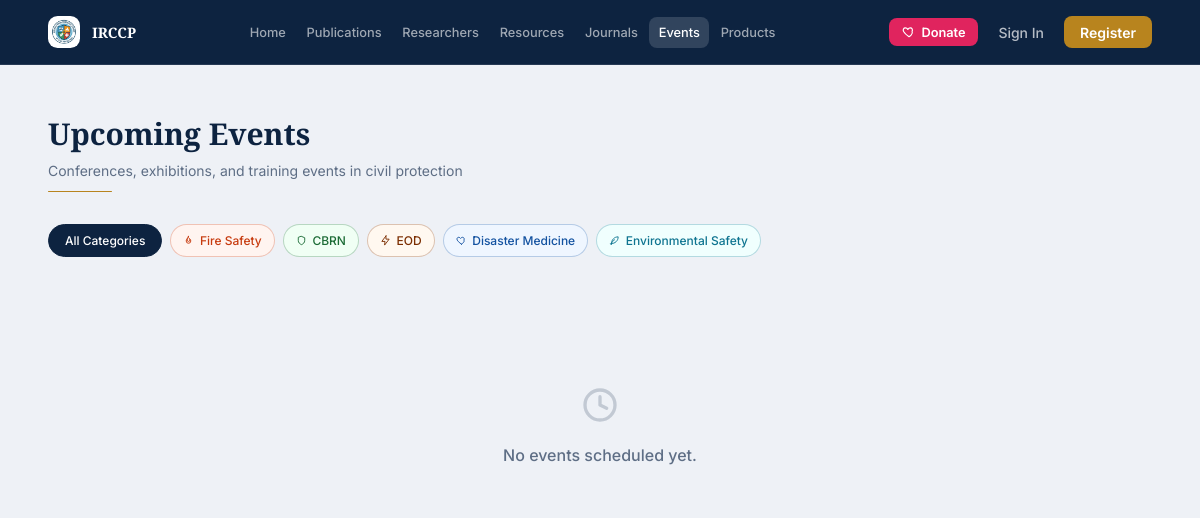
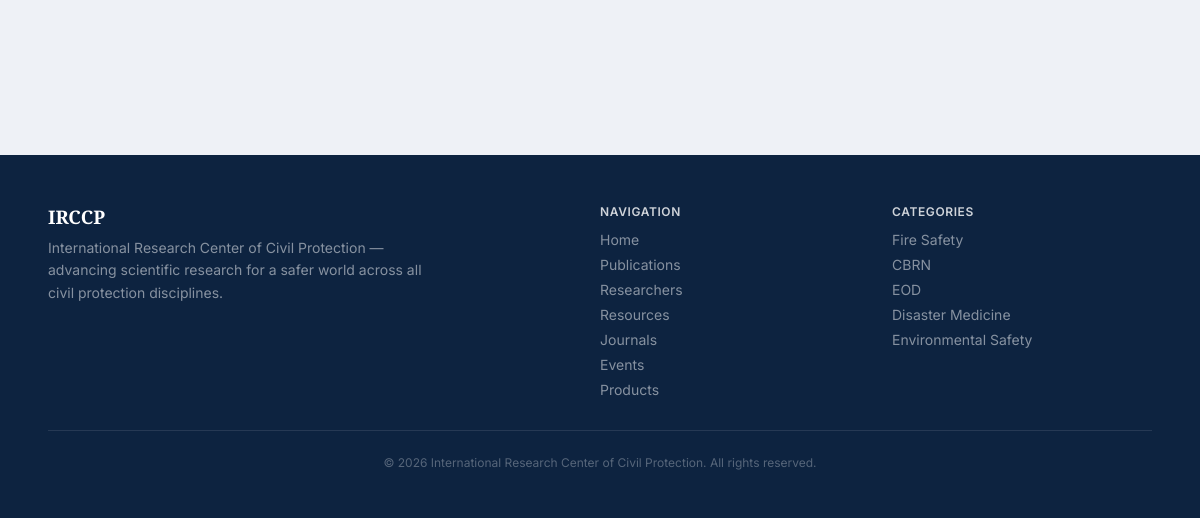
Page /events/ on the earlier database version (2 pictures, top to bottom).
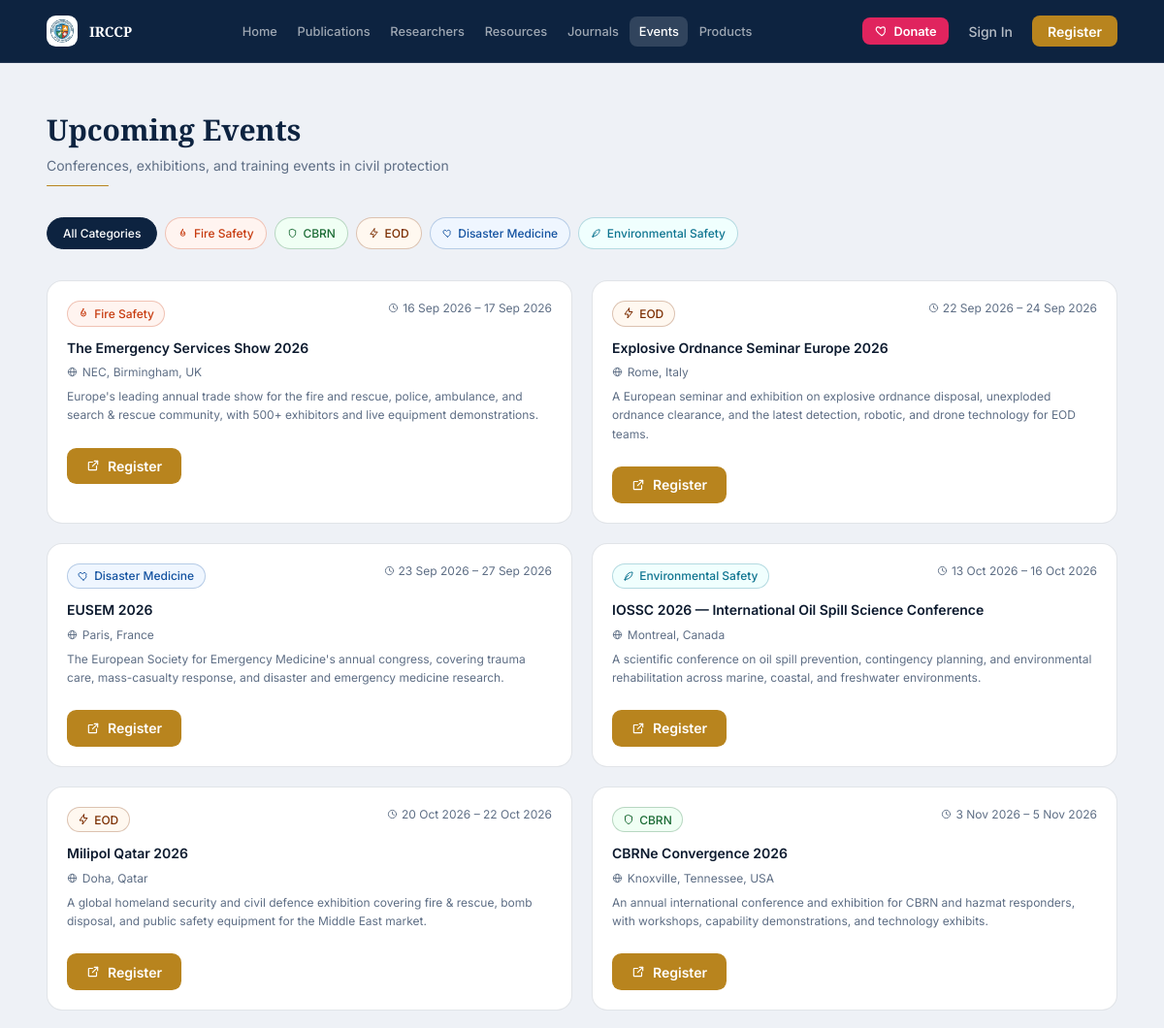
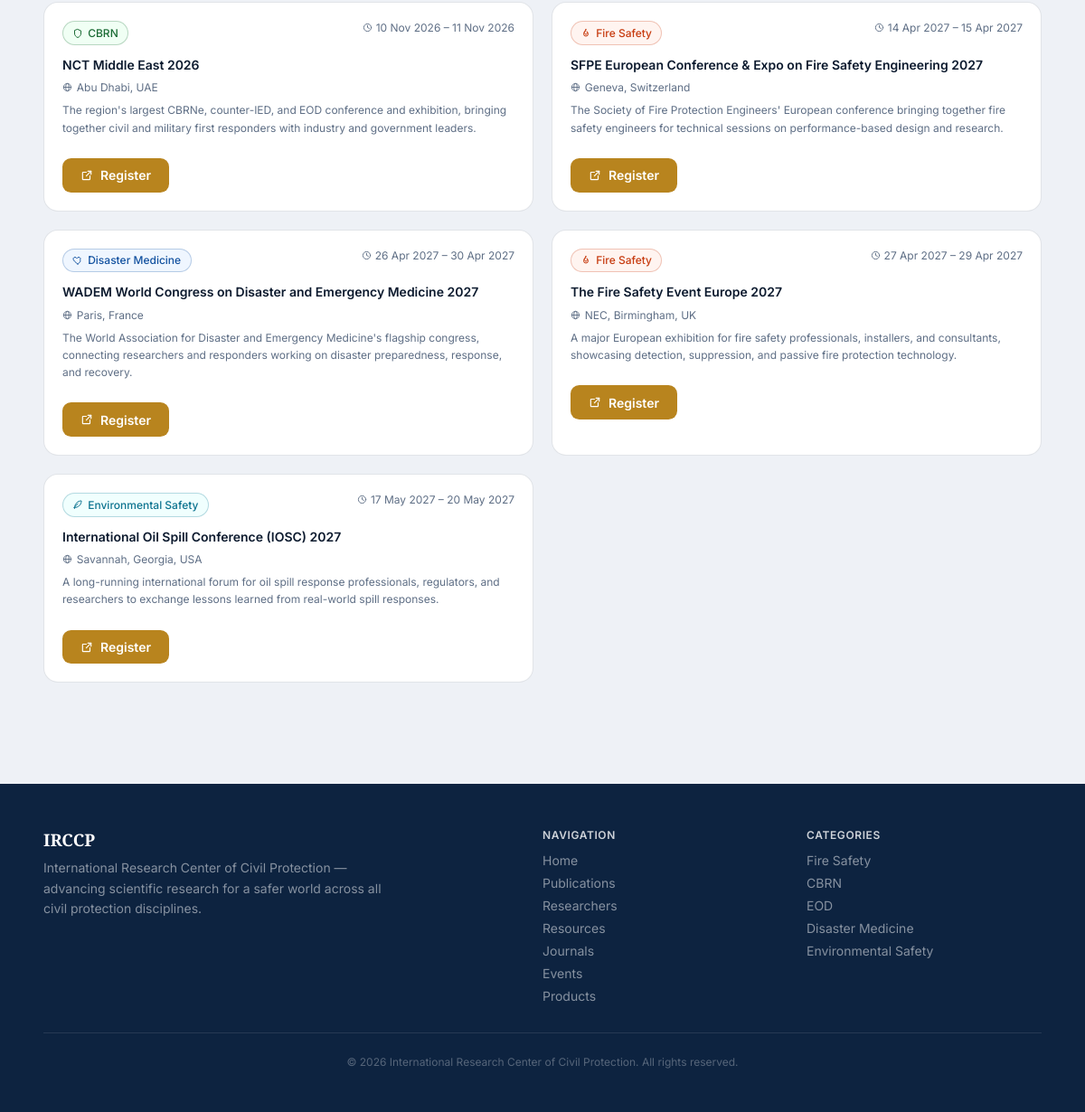
Same page on the later database version (2 pictures, top to bottom).
### core/models.py (models this page shows, shortened)
class Event(models.Model):
    title = models.CharField(max_length=255)
    date = models.DateField()
    end_date = models.DateField(blank=True, null=True, help_text="Leave blank for a single-day event.")
    location = models.CharField(max_length=255, blank=True)
    category = models.CharField(max_length=32, choices=Category.choices)
    desc = models.TextField("Description")
    registration_url = models.URLField("Registration / event page URL", blank=True)
    image = models.ImageField("Uploaded image", upload_to="event_images/", blank=True, null=True)
    image_url = models.URLField("External image URL", blank=True,
                                 help_text="Used if no file is uploaded above.")
    order = models.PositiveIntegerField(default=0, help_text="Lower numbers appear first (ties broken by date).")
    source_url = models.URLField(
        "Original source URL", blank=True, unique=False,
        help_text="Link to the original listing this event was imported from (used to avoid duplicate "
                   "imports). Left blank for manually-added events.")
    is_auto_imported = models.BooleanField(
        default=False, help_text="True if this event was pulled in automatically by the fetch_events job.")
    class Meta:
        ordering = ["date", "order"]
    @property
    def display_image(self):
        if self.image:
            return self.image.url
        return self.image_url

### core/views.py (the view)
# urls.py: path("events/", views.events, name="events"),
def events(request):
    cat = request.GET.get("cat", "").strip()
    qs = Event.objects.all()
    if cat:
        qs = qs.filter(category=cat)
    context = {"events": qs, "active_cat": cat, "categories": Category.choices,
               "category_config": CATEGORY_CONFIG}
    return render(request, "core/events.html", context)

### core/context_processors.py (called while the page is built)
def category_choices(request):
    return {"CATEGORY_CHOICES": Category.choices}

def donate_url(request):
    return {"DONATE_URL": settings.DONATE_URL}

### core/templatetags/core_extras.py (called while the page is built, shortened)
@register.simple_tag
def icon(name, size=16, cls=""):
    body = _ICONS.get(name, "")
    svg = (
        f'<svg xmlns="http://www.w3.org/2000/svg" width="{size}" height="{size}" '
        f'viewBox="0 0 24 24" fill="none" stroke="currentColor" stroke-width="2" '
        f'stroke-linecap="round" stroke-linejoin="round" class="icon {cls}">{body}</svg>'
    )
    return mark_safe(svg)

@register.simple_tag
def cat_icon(category, size=16, cls=""):
    MIN_LOGO_SIZE = 20
    cfg = CATEGORY_CONFIG.get(category, {})
    if size < MIN_LOGO_SIZE:
        return icon(cfg.get("icon", ""), size, cls)

@register.simple_tag
def site_logo():
    from django.core.cache import cache
    from core.models import SiteBranding
    url = cache.get("site_logo_url", "")
    if not url:
        branding = SiteBranding.objects.first()
        url = branding.image.url if branding and branding.image else ""
        cache.set("site_logo_url", url, 300)
    return url

@register.simple_tag
def cat_config(category, key):
    cfg = CATEGORY_CONFIG.get(category, {})
    return cfg.get(key, "")

### templates/core/events.html (shortened to what this page needs)
{% extends "base.html" %}
{% load core_extras %}
{% block content %}
<div class="page-content-narrow">
  <div class="section-heading">
    <h2 class="serif">Upcoming Events</h2>
    <p>Conferences, exhibitions, and training events in civil protection</p>
    <div class="rule"></div>
  </div>
  <div class="cat-filter-row">
    <a href="{% url 'core:events' %}" class="cat-filter {% if not active_cat %}active-all{% endif %}">All Categories</a>
    {% for value, label in categories %}
      {% cat_config value "hex" as chex %}{% cat_config value "bg" as cbg %}
      <a href="?cat={{ value|urlencode }}" class="cat-filter-cat"
         style="{% if active_cat == value %}background:{{ chex }};color:#fff;border-color:{{ chex }};{% else %}background:{{ cbg }};color:{{ chex }};border-color:{{ chex }}44;{% endif %}">
        {% cat_icon value 11 %} {{ label }}
      </a>
    {% endfor %}
  </div>
  {% if not events %}
    <div class="empty-state">
      {% icon 'clock' 40 %}
      <p class="title">No events scheduled yet.</p>
    </div>
  {% else %}
    <div class="grid grid-2">
      {% for e in events %}
        {% cat_config e.category "hex" as ehex %}{% cat_config e.category "bg" as ebg %}
        <div class="event-card">
          <div class="event-card-body">
            <div class="card-row">
              <span class="chip" style="background:{{ ebg }};color:{{ ehex }};border-color:{{ ehex }}44;">{% cat_icon e.category 12 %} {{ e.get_category_display }}</span>
              <span class="muted-date">{% icon 'clock' 11 %} {{ e.date|date:"j M Y" }}{% if e.end_date %} – {{ e.end_date|date:"j M Y" }}{% endif %}</span>
            </div>
            <h3 class="card-title">{{ e.title }}</h3>
            {% if e.location %}<p class="event-location">{% icon 'globe' 11 %} {{ e.location }}</p>{% endif %}
            <p class="card-abstract">{{ e.desc }}</p>
            {% if e.registration_url %}
              <a href="{{ e.registration_url }}" target="_blank" rel="noopener noreferrer" class="btn btn-accent" style="margin-top:.75rem;">{% icon 'external' 14 %} Register</a>
            {% endif %}
          </div>
        </div>
      {% endfor %}
    </div>
  {% endif %}
</div>
{% endblock %}

### templates/base.html (shortened to what this page needs)
{% load static core_extras %}<!DOCTYPE html>
<html lang="en">
<head>
  <link rel="stylesheet" href="{% static 'css/style.css' %}">
</head>
<body>
  <div class="page-body">
    <nav class="navbar">
      <div class="navbar-inner">
        <a href="{% url 'core:home' %}" class="brand">
          {% site_logo as logo_url %}
          {% if logo_url %}
            <span class="brand-badge" style="background:#fff;padding:2px;"><img src="{{ logo_url }}" alt="IRCCP" style="width:100%;height:100%;object-fit:contain;border-radius:.4rem;"></span>
          {% else %}
            <span class="brand-badge">{% icon 'image' 14 %}</span>
          {% endif %}
          <span class="brand-name serif">IRCCP</span>
        </a>
        <div class="nav-links">
          {% url 'core:home' as home_url %}
          {% url 'core:publications' as pubs_url %}
          {% url 'core:researchers' as res_url %}
          {% url 'core:resources' as resc_url %}
          {% url 'core:journals' as jour_url %}
          {% url 'core:events' as events_url %}
          {% url 'core:products' as products_url %}
          <a href="{{ home_url }}" class="nav-link {% if request.path == home_url %}active{% endif %}">Home</a>
          <a href="{{ pubs_url }}" class="nav-link {% if request.path == pubs_url %}active{% endif %}">Publications</a>
          <a href="{{ res_url }}" class="nav-link {% if request.path == res_url %}active{% endif %}">Researchers</a>
          <a href="{{ resc_url }}" class="nav-link {% if request.path == resc_url %}active{% endif %}">Resources</a>
          <a href="{{ jour_url }}" class="nav-link {% if request.path == jour_url %}active{% endif %}">Journals</a>
          <a href="{{ events_url }}" class="nav-link {% if request.path == events_url %}active{% endif %}">Events</a>
          <a href="{{ products_url }}" class="nav-link {% if request.path == products_url %}active{% endif %}">Products</a>
        </div>
        <div class="nav-auth">
          <a href="{{ DONATE_URL }}" target="_blank" rel="noopener noreferrer" class="btn-donate">{% icon 'heart' 14 %} Donate</a>
          {% if user.is_authenticated %}
            <div class="nav-user">
              <span class="nav-avatar">
                {% if user.researcher.photo %}
                  <img src="{{ user.researcher.photo.url }}" alt="{{ user.researcher.name }}">
                {% else %}
                  {% icon 'user' 14 %}
                {% endif %}
              </span>
              <span>{{ user.researcher.name|split_first }}</span>
            </div>
            <form method="post" action="{% url 'core:logout' %}" style="display:inline">
              {% csrf_token %}
              <button type="submit" class="icon-btn" title="Log out">{% icon 'logout' 16 %}</button>
            </form>
          {% else %}
            <a href="{% url 'core:login' %}" class="btn-ghost-white">Sign In</a>
            <a href="{% url 'core:register' %}" class="btn-gold">Register</a>
          {% endif %}
        </div>
      </div>
    </nav>
    <main class="page-main">
      {% block content %}{% endblock %}
    </main>
    <footer class="site-footer">
      <div class="footer-inner">
        <div class="footer-grid">
          <div class="footer-brand">
            <h3 class="serif">IRCCP</h3>
            <p>International Research Center of Civil Protection — advancing scientific research for a safer world across all civil protection disciplines.</p>
          </div>
          <div class="footer-col">
            <h4>Navigation</h4>
            <ul>
              <li><a href="{% url 'core:home' %}">Home</a></li>
              <li><a href="{% url 'core:publications' %}">Publications</a></li>
              <li><a href="{% url 'core:researchers' %}">Researchers</a></li>
              <li><a href="{% url 'core:resources' %}">Resources</a></li>
              <li><a href="{% url 'core:journals' %}">Journals</a></li>
              <li><a href="{% url 'core:events' %}">Events</a></li>
              <li><a href="{% url 'core:products' %}">Products</a></li>
            </ul>
          </div>
          <div class="footer-col">
            <h4>Categories</h4>
            <ul>
              {% for value, label in CATEGORY_CHOICES %}<li>{{ label }}</li>{% endfor %}
            </ul>
          </div>
        </div>
        <div class="footer-bottom">&copy; {% now "Y" %} International Research Center of Civil Protection. All rights reserved.</div>
      </div>
    </footer>
  </div>
</body>
</html>

Differences in the rows shown:
added Event: category "Fire Safety", date "16 Sep 2026", end_date "17 Sep 2026", title "The Emergency Services Show 2026", location "NEC, Birmingham, UK", desc "Europe's leading annual trade show for the fire and rescue, police, ambulance, and search & rescue community, with 500+ exhibitors and live equipment demonstrations."
added Event: category "EOD", date "22 Sep 2026", end_date "24 Sep 2026", title "Explosive Ordnance Seminar Europe 2026", location "Rome, Italy", desc "A European seminar and exhibition on explosive ordnance disposal, unexploded ordnance clearance, and the latest detection, robotic, and drone technology for EOD teams."
added Event: category "Disaster Medicine", date "23 Sep 2026", end_date "27 Sep 2026", title "EUSEM 2026", location "Paris, France", desc "The European Society for Emergency Medicine's annual congress, covering trauma care, mass-casualty response, and disaster and emergency medicine research."
added Event: category "Environmental Safety", date "13 Oct 2026", end_date "16 Oct 2026", title "IOSSC 2026 — International Oil Spill Science Conference", location "Montreal, Canada", desc "A scientific conference on oil spill prevention, contingency planning, and environmental rehabilitation across marine, coastal, and freshwater environments."
added Event: category "EOD", date "20 Oct 2026", end_date "22 Oct 2026", title "Milipol Qatar 2026", location "Doha, Qatar", desc "A global homeland security and civil defence exhibition covering fire & rescue, bomb disposal, and public safety equipment for the Middle East market."
added Event: category "CBRN", date "3 Nov 2026", end_date "5 Nov 2026", title "CBRNe Convergence 2026", location "Knoxville, Tennessee, USA", desc "An annual international conference and exhibition for CBRN and hazmat responders, with workshops, capability demonstrations, and technology exhibits."
added Event: category "CBRN", date "10 Nov 2026", end_date "11 Nov 2026", title "NCT Middle East 2026", location "Abu Dhabi, UAE", desc "The region's largest CBRNe, counter-IED, and EOD conference and exhibition, bringing together civil and military first responders with industry and government leaders."
added Event: category "Fire Safety", date "14 Apr 2027", end_date "15 Apr 2027", title "SFPE European Conference & Expo on Fire Safety Engineering 2027", location "Geneva, Switzerland", desc "The Society of Fire Protection Engineers' European conference bringing together fire safety engineers for technical sessions on performance-based design and research."
added Event: category "Disaster Medicine", date "26 Apr 2027", end_date "30 Apr 2027", title "WADEM World Congress on Disaster and Emergency Medicine 2027", location "Paris, France", desc "The World Association for Disaster and Emergency Medicine's flagship congress, connecting researchers and responders working on disaster preparedness, response, and recovery."
added Event: category "Fire Safety", date "27 Apr 2027", end_date "29 Apr 2027", title "The Fire Safety Event Europe 2027", location "NEC, Birmingham, UK", desc "A major European exhibition for fire safety professionals, installers, and consultants, showcasing detection, suppression, and passive fire protection technology."
added Event: category "Environmental Safety", date "17 May 2027", end_date "20 May 2027", title "International Oil Spill Conference (IOSC) 2027", location "Savannah, Georgia, USA", desc "A long-running international forum for oil spill response professionals, regulators, and researchers to exchange lessons learned from real-world spill responses."
Other differences:
text no longer shown: "No events scheduled yet."
